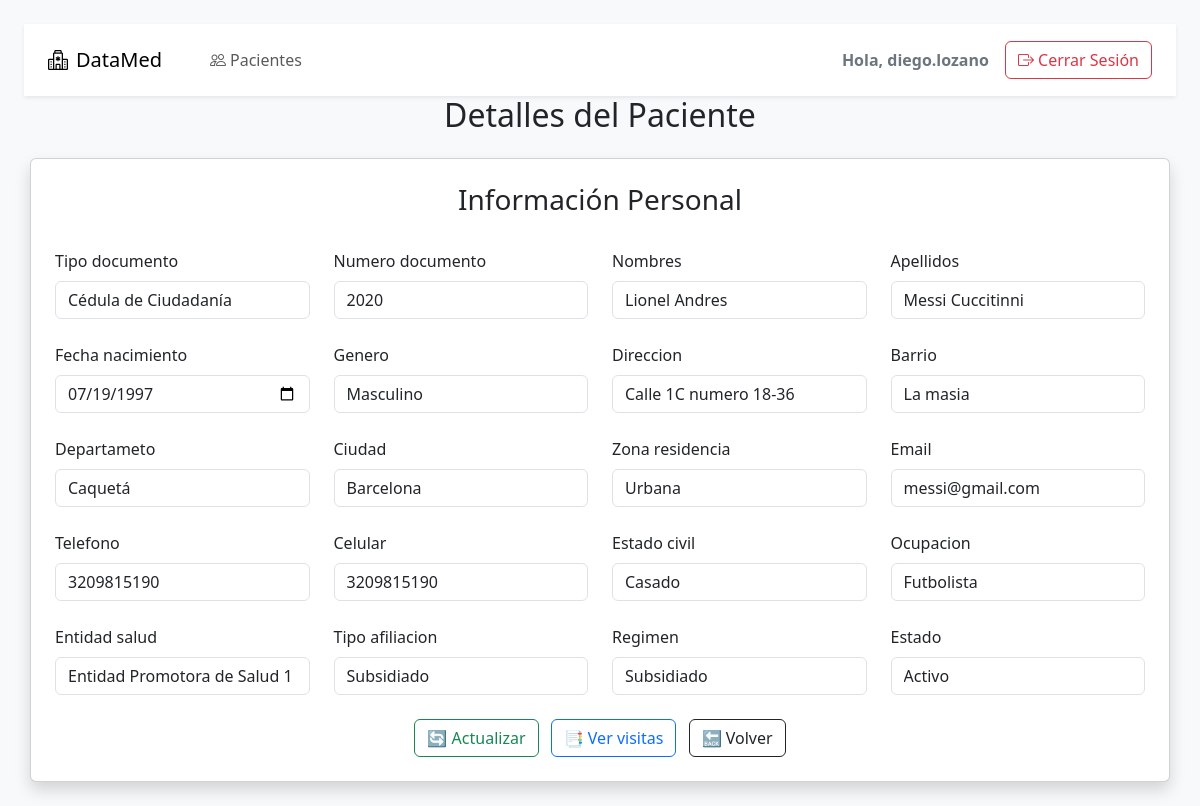
Page /patient/2/ (signed in) on the committed database.
### pacientes/models.py (models this page shows, shortened)
class Paciente(models.Model):
    tipo_documento = models.CharField(
        max_length=10,
        choices=[
            ('ASC', 'Adulto Sin Documento'),
            ('CC', 'Cédula de Ciudadanía'),
            ('CE', 'Cédula de Extranjería'),
            ('MSC', 'Menor de Edad Sin Documento'),
            ('NUIP', 'Número Único de Identificación Personal'),
            ('PAS', 'Pasaporte'),
            ('RC', 'Registro Civil'),
            ('TI', 'Tarjeta de Identidad'),
            ('PPT', 'Permiso de Permanencia Temporal'),
        ]
    )
    numero_documento = models.CharField(max_length=20, unique=True)
    nombres = models.CharField(max_length=100)
    apellidos = models.CharField(max_length=100)
    fecha_nacimiento = models.DateField()
    genero = models.CharField(
        max_length=10,
        choices=[
            ('M', 'Masculino'),
            ('F', 'Femenino'),
            ('O', 'Otro'),
        ]
    )
    direccion = models.CharField(max_length=255)
    barrio = models.CharField(max_length=200)
    departameto = models.CharField(
        max_length=100,
        choices=[
            ('AMAZONAS', 'Amazonas'),
            ('ANTIOQUIA', 'Antioquia'),
            ('ARAUCA', 'Arauca'),
            ('ATLANTICO', 'Atlántico'),
            ('BOGOTA', 'Bogotá D.C.'),
            ('BOLIVAR', 'Bolívar'),
            ('BOYACA', 'Boyacá'),
            ('CALDAS', 'Caldas'),
            ('CAQUETA', 'Caquetá'),
            ('CASANARE', 'Casanare'),
            ('CAUCA', 'Cauca'),
            ('CESAR', 'Cesar'),
            ('CHOCO', 'Chocó'),
            ('CORDOBA', 'Córdoba'),
            ('CUNDINAMARCA', 'Cundinamarca'),
            ('GUAINIA', 'Guainía'),
            ('GUAVIARE', 'Guaviare'),
            ('HUILA', 'Huila'),
            ('LA GUAJIRA', 'La Guajira'),
            ('MAGDALENA', 'Magdalena'),
            ('META', 'Meta'),
            ('NARIÑO', 'Nariño'),
            ('NORTE DE SANTANDER', 'Norte de Santander'),
            ('PUTUMAYO', 'Putumayo'),
            ('QUINDIO', 'Quindío'),
            ('RISARALDA', 'Risaralda'),
            ('SAN ANDRES Y PROVIDENCIA', 'San Andrés y Providencia'),
            ('SANTANDER', 'Santander'),
            ('SUCRE', 'Sucre'),
            ('TOLIMA', 'Tolima'),
            ('VALLE DEL CAUCA', 'Valle del Cauca'),
            ('VAUPES', 'Vaupés'),
            ('VICHADA', 'Vichada'),
        ]
    )
    ciudad = models.CharField(max_length=100)
    zona_residencia = models.CharField(
        max_length=10,
        choices=[
            ('RURAL', 'Rural'),
            ('URBANA', 'Urbana'),
        ]
    )
    email = models.EmailField(unique=True)
    telefono = models.CharField(max_length=20)
    celular = models.CharField(max_length=20)
    estado_civil = models.CharField(
        max_length=15,
        choices=[
            ('SOLTERO', 'Soltero'),
            ('CASADO', 'Casado'),
            ('UNION LIBRE', 'Unión Libre'),
            ('VIUDO', 'Viudo'),
            ('DIVORCIADO', 'Divorciado'),
        ]
    )
    ocupacion = models.CharField(max_length=100)
    entidad_salud = models.CharField(
        max_length=100,
        choices=[
            ('EPS1', 'Entidad Promotora de Salud 1'),
            ('EPS2', 'Entidad Promotora de Salud 2'),
            ('EPS3', 'Entidad Promotora de Salud 3'),
            ('OTRA', 'Otra'),
        ]
    )
    tipo_afiliacion = models.CharField(
        max_length=20,
        choices=[
            ('CONTRIBUTIVO', 'Contributivo'),
            ('SUBSIDIADO', 'Subsidiado'),
            ('VINCULADO', 'Vinculado'),
            ('NINGUNO', 'Ninguno'),
        ]
    )
    regimen = models.CharField(
        max_length=200,
        choices=[
            ('Contributivo Cotizante', 'Contributivo Cotizante'),
            ('Subsidiado', 'Subsidiado'),
        ]
    )
    estado = models.CharField(
        max_length=10,
        choices=[
            ('ACTIVO', 'Activo'),
            ('INACTIVO', 'Inactivo'),
        ]
    )

### pacientes/views.py (the view)
# urls.py: path('patient/<int:patient_id>/', views.patient_detail, name='patient_detail'),
@login_required
def patient_detail(request, patient_id):
    patient = Paciente.objects.get(id=patient_id)
    if request.method == 'POST':
        form = PacienteForm(request.POST, instance=patient) # Se utiliza instance para poder actualizar
        if form.is_valid():
            form.save()
            return redirect('patients_list')
        else:
            return render(request, 'patient_detail.html', {
                'patient': patient,
                'form': form,
                'error': 'Por favor corrija los errores del formulario.'
            })
    else:
        form = PacienteForm(instance=patient)
        return render(request, 'patient_detail.html', {
            'patient': patient,
            'form': form,
        })

### pacientes/templates/patient_detail.html (shortened to what this page needs)
{% extends 'base.html' %}
{% block content %}
    <h2 class="mb-4 text-center">Detalles del Paciente</h2>
    <div class="container card shadow p-4">
        <h3 class="text-center">Información Personal</h3>
        <form method="POST" class="row g-4">
            {% for field in form %}
                <div class="col-md-3">
                    <label class="form-label">{{ field.label }}</label>
                    {{ field }}
                </div>
            {% endfor %}
            <div class="col-12 text-center mt-4">
                <button type="submit" class="btn btn-outline-success"> 🔄️ Actualizar</button>
                <a href="{% url 'patient_visits' patient.id %}" class="btn btn-outline-primary ms-2"> 📑 Ver visitas</a>
                <a href="{% url 'patients_list' %}" class="btn btn-outline-dark ms-2"> 🔙 Volver</a>
            </div>
        </form>
    </div>
{% endblock %}

### pacientes/templates/base.html (shortened to what this page needs)
{% load static %}
<!DOCTYPE html>
<html lang="en">
<head>
    <link href="https://cdn.jsdelivr.net/npm/bootstrap@5.3.3/dist/css/bootstrap.min.css" rel="stylesheet">
    <link rel="stylesheet" href="https://cdn.jsdelivr.net/npm/bootstrap-icons@1.11.1/font/bootstrap-icons.css">
</head>
<body class="bg-light p-4">
<nav class="navbar navbar-expand-lg bg-white shadow-sm py-3 px-4">
    <a class="navbar-brand d-flex align-items-center gap-2" href="{% url 'home' %}">
        <i class="bi bi-hospital"></i>
        <span>DataMed</span>
    </a>
    <div class="collapse navbar-collapse" id="mainNav">
        <ul class="navbar-nav ms-4 gap-3">
            <li class="nav-item">
                <a class="nav-link d-flex align-items-center gap-1" href="{% url 'patients_list' %}">
                    <i class="bi bi-people"></i> Pacientes
                </a>
            </li>
        </ul>
        <div class="ms-auto d-flex align-items-center gap-3">
            {% if user.is_authenticated %}
                <span class="fw-semibold text-secondary">
                    Hola, {{ user.username }}
                </span>
                <a class="btn btn-outline-danger" href="{% url 'logout' %}">
                    <i class="bi bi-box-arrow-right"></i> Cerrar Sesión
                </a>
            {% endif %}
        </div>
    </div>
</nav>
    {% block content %}
    {% endblock %}
</body>
</html>

### rows in the picture
Paciente: form "Cédula de Ciudadanía" "2020" "Lionel Andres" "Messi Cuccitinni" "07/19/1997" "Masculino" "Calle 1C numero 18-36" "La masia" "Caquetá" "Barcelona" "Urbana" "messi@gmail.com" "3209815190" "3209815190" "Casado" "Futbolista" "Entidad Promotora de Salud 1" "Subsidiado" "Subsidiado" "Activo"

### other values in the picture
{{ user.username }} "diego.lozano"
{{ field.label }} "Tipo documento" "Numero documento" "Nombres" "Apellidos" "Fecha nacimiento" "Genero" "Direccion" "Barrio" "Departameto" "Ciudad" "Zona residencia" "Email" "Telefono" "Celular" "Estado civil" "Ocupacion" "Entidad salud" "Tipo afiliacion" "Regimen" "Estado"
